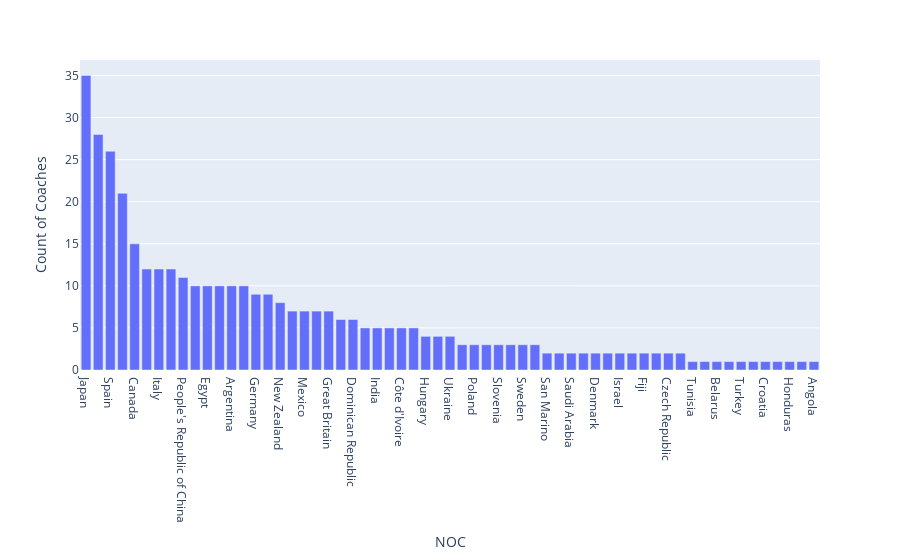

The cell this chart's notebook holds for it:
### Code cell
#Distribution of Coaches across different Countries
num_coaches_countrywise = coaches.pivot_table(index ='NOC',values='Name',aggfunc=pd.Series.nunique)
num_coaches_countrywise.reset_index(inplace = True)
num_coaches_countrywise.rename(columns = {'Name':'Count of Coaches'}, inplace = True)
num_coaches_countrywise.sort_values(by =['Count of Coaches'],ascending=False, inplace = True)
fig = px.bar(num_coaches_countrywise,x = 'NOC', y='Count of Coaches' )
fig.show()

### Figure 1 — Plotly figure (JSON) as saved in the notebook; plotly's stock layout.template omitted (floating-point values rounded to 4 significant figures)
{"data": [{"alignmentgroup": "True", "hovertemplate": "NOC=%{x}<br>Count of Coaches=%{y}<extra></extra>", "legendgroup": "", "marker": {"color": "#636efa", "pattern": {"shape": ""}}, "name": "", "offsetgroup": "", "orientation": "v", "showlegend": false, "textposition": "auto", "type": "bar", "x": ["Japan", "United States of America", "Spain", "Australia", "Canada", "ROC", "Italy", "South Africa", "People's Republic of China", "Netherlands", "Egypt", "France", "Argentina", "Venezuela", "Germany", "Nigeria", "New Zealand", "Brazil", "Mexico", "Republic of Korea", "Great Britain", "Chile", "Dominican Republic", "Kenya", "India", "Serbia", "Côte d'Ivoire", "Belgium", "Hungary", "Greece", "Ukraine", "Ireland", "Poland", "Austria", "Slovenia", "Puerto Rico", "Sweden", "Norway", "San Marino", "Romania", "Saudi Arabia", "Zambia", "Denmark", "Kazakhstan", "Israel", "Islamic Republic of Iran", "Fiji", "Montenegro", "Czech Republic", "Colombia", "Tunisia", "Bahrain", "Belarus", "Cambodia", "Turkey", "Portugal", "Croatia", "Slovakia", "Honduras", "Liechtenstein", "Angola"], "xaxis": "x", "y": [35, 28, 26, 21, 15, 12, 12, 12, 11, 10, 10, 10, 10, 10, 9, 9, 8, 7, 7, 7, 7, 6, 6, 5, 5, 5, 5, 5, 4, 4, 4, 3, 3, 3, 3, 3, 3, 3, 2, 2, 2, 2, 2, 2, 2, 2, 2, 2, 2, 2, 1, 1, 1, 1, 1, 1, 1, 1, 1, 1, 1], "yaxis": "y"}], "layout": {"barmode": "relative", "legend": {"tracegroupgap": 0}, "margin": {"t": 60}, "xaxis": {"anchor": "y", "domain": [0, 1], "title": {"text": "NOC"}}, "yaxis": {"anchor": "x", "domain": [0, 1], "title": {"text": "Count of Coaches"}}}}
